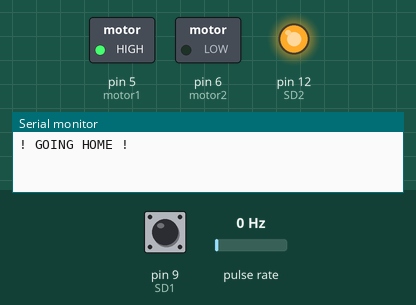
Simulated run of this sketch. Board: Arduino Nano, built with avr-gcc and run on an emulated ATmega328P. On the bench: switched loads named in the sketch (green lamp = pin HIGH), output pins drawn as LEDs (lit = HIGH), the last lines printed to the serial monitor. Wiring (inferred from the names in the program): pulse sensor: data pin 2. Dashed ring = blinking. Inputs (shaded band) come from the test bench; at power-on: pin 9 (SD1) LOW, pulse rate 0 Hz.

Above: at 0.1 s.
At 1.7 s:
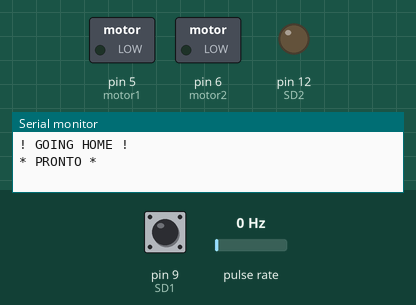
1.8 s: pin 9 (SD1) pulsed HIGH 5 times (0.12 s each, 0.3 s apart)
At 2.5 s:
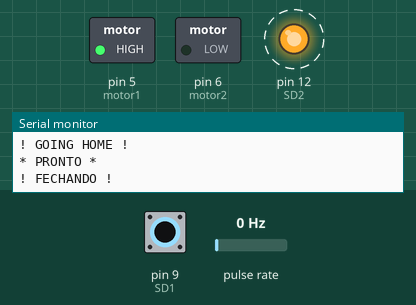
Timing chart, 0 to 5.0 s (numbered marks = the images above; inputs shaded):
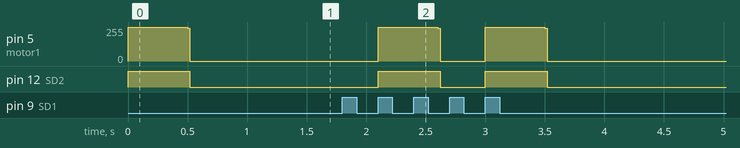

The sketch:

teste_novo.ino
```cpp
#include "atuadores_sensores.h" // Inclusão das bibliotecas
#define SD1 9       // Recebe comandos
#define SD2 12      // Sinaliza tarefa em curso

#define timeout 500      //tempo de espera de um bit

//====================================================================

int getCommand()
{
  if(digitalRead(SD1))
  {
    delay(100);
    while(digitalRead(SD1))
    {

    }
    unsigned long t0 = millis();
    while((millis()-t0) < timeout)
    {
      if(digitalRead(SD1))
      {
        return 2;
      }
    }
    return 1;
  }else
  {
    return 0;
  }
}

//====================================================================

void setup()
{ // --- Configurações Iniciais ---
  Serial.begin(115200);
  pinMode(motor1, OUTPUT);  // Configura as entradas e saídas digitais
  pinMode(motor2, OUTPUT);
  pinMode(encoder_C1, INPUT);
  pinMode(encoder_C2, INPUT);
  pinMode(SD1, INPUT);
  pinMode(SD2, OUTPUT);
  attachInterrupt(digitalPinToInterrupt(encoder_C1), contar_pulsos, CHANGE);
  // Interrupção por mudança de estado, acompanhando o canal A do encoder
  digitalWrite(SD2, HIGH);
  Serial.println("! GOING HOME !");
  redefinirPosicao();     // Move os dedos para a origem
  digitalWrite(SD2, LOW);
  Serial.println("* PRONTO *");
}

//====================================================================

void loop()
{ // --- Loop Infinito ---
  switch(getCommand())
  {
    case 1:
      digitalWrite(SD2, HIGH);
      Serial.println("! ABRINDO !");
      abrirGarra(70);
      digitalWrite(SD2, LOW);
      Serial.println("* PRONTO *");
    break;
    case 2:
      digitalWrite(SD2, HIGH);
      Serial.println("! FECHANDO !");
      fecharGarra(40);
      digitalWrite(SD2, LOW);
      Serial.println("* PRONTO *");
    break;
  }
}
```

atuadores_sensores.h
```cpp
// --- Mapeamento de Hardware ---
#define sensor A7    // Saída do sensor de corrente ACS712
#define motor1 5     // Controle IN1 da ponte H L298N
#define motor2 6     // Controle IN2 da ponte H L298N
#define encoder_C1 2 // Canal A do encoder
#define encoder_C2 3 // Canal B do encoder
//====================================================================
// --- Parâmetros identificados empíricamente ---
// Sinal mínimo necessário para o movimento do motor partindo da inércia
#define zona_morta 180
// Sinal referente à velocidade mínima obtenível, com o motor em movimento
#define PWM_minimo 140
// Número de pulsos do encoder por revolução do eixo do motor
#define pulsos_revolucao 1030.0
// Deslocamento linear dos dedos para cada rotação completa do motor
// Corresponde a 2x o passo do fuso, em milímetros
#define passo_por_volta 16.0
//====================================================================
// --- Variáveis Globais ---

// Movimento & Força
// Normalização dos sinais para escala de 0 a 100
float coeficiente_velocidade = (255 - zona_morta) / 100.0,
      coeficiente_forca = (255 - PWM_minimo) / 100.0,
      coeficiente_posicao = pulsos_revolucao / passo_por_volta;
// Registros de posição e erro de posição
int abertura_atual = 0;
long int erro_posicao = 0;

// Encoder
volatile long contador_posicao = 0; // Registra os pulsos detectados
byte estado_anterior_C1;
boolean sentido = false;

// ACS712 - Sensor de corrente
float valorSensor = 0.0,
      valorCorrente = 0.0,
      // Conversão AD de 10 bits: 5V/1023
      voltsporUnidade = 0.0048875855327468,
      sensibilidade = 0.066, // Saída do sensor: 66 mV/A
      ruido = 0.26;          // Identificado empíricamente
//====================================================================
// --- Leitura do sensor de corrente ---
float lerSensor() {
  valorCorrente = 0;

  for (int i = 0; i < 1000; i++){
    // Leitura do sinal do sensor na entrada analogica A7
    valorSensor = analogRead(sensor);
    // A saída do sensor é VCC/2 para corrente = 0A
    // Ajuste da escala de tensão para de 0 a 5V
    valorSensor = (valorSensor - 510);
    // Cálculo da corrente com base na resolução do sensor
    valorCorrente += (valorSensor * voltsporUnidade) / sensibilidade;
  }
  // Valor médio de 1000 leituras
  valorCorrente = (valorCorrente / 1000) - ruido;
  return valorCorrente;
}
//====================================================================
// --- Função de acionamento do motor e controle de velocidade ---
void acionarMotor(double sinal_controle) {

  // Converte a escala de 0 a 100 para de 0 a 255 com base na entrada
  int PWM = abs(sinal_controle) * coeficiente_velocidade + zona_morta;
  if (PWM >= 255) PWM = 255; // Saturação do sinal de entrada

  // Tratamento da zona morta por aproximação linear simples
  if (PWM == zona_morta) {
    digitalWrite(motor1, LOW);
    digitalWrite(motor2, LOW);
  }
  if (sinal_controle > 0) {   // Sentido de rotação positivo
    analogWrite(motor1, PWM);
    digitalWrite(motor2, LOW);
  }
  if (sinal_controle < 0) {   // Sentido de rotação negativo
    digitalWrite(motor1, LOW);
    analogWrite(motor2, PWM);
  }
}
// --- Função para desligar o motor ---
void pararGarra() {
  acionarMotor(0);
  digitalWrite(motor1, LOW);
  digitalWrite(motor2, LOW);
}
//====================================================================
// ----- ALGORITMO DE CONTROLE DE POSIÇÃO EM MALHA ABERTA ----- v2.0
void abrirGarra(int abertura = 100) {
  // Tratamento de excessão. A abertura máxima é de 100 mm
  if (abertura > 0 && abertura <= 100){

    contador_posicao = 0;
    unsigned long tempo_anterior = 0; // Variáveis locais
    int teste_travamento = 0;
  // Converte a escala de 0 a 100 para de 0 a 255 com base na entrada
  int referencia_pulsos=(abertura-abertura_atual)*coeficiente_posicao;
    // Atualiza a referência com base no erro de posição registrado
    if (referencia_pulsos >= 0) referencia_pulsos -= erro_posicao;
    if (referencia_pulsos < 0)  referencia_pulsos += erro_posicao;
    int velocidade = 100;  // Velocidade inicial

    while (abs(contador_posicao) < abs(referencia_pulsos)){

      // Quando a contagem alcançar 80% da referência
      if (abs(contador_posicao) > abs(referencia_pulsos * 0.8)){
        // Reduz a velocidade, de forma inversamente proporcional
        // ao avanço na contagem dos pulsos
        if (velocidade > 20){
          velocidade = (referencia_pulsos-contador_posicao);
          velocidade = 100*abs(referencia_pulsos/velocidade);
        }
        else velocidade = 20; // Satura a velocidade mínima em 20%
      }
      // Aciona o motor no sentido de rotação adequado
      if (referencia_pulsos >= 0) acionarMotor(-velocidade);
      if (referencia_pulsos < 0)  acionarMotor(velocidade);
      // Tempo em ms desde o início da execução do programa
      unsigned long tempo_atual = millis();

      // A cada 20ms, verifica se ocorreu o travamento do motor
      if (tempo_atual - tempo_anterior >= 20){
        // Excluindo a primeira iteração
        if (tempo_anterior > 0){
          // Se a velocidade do motor se manteve em 0 durante 20ms
          if (teste_travamento == contador_posicao){
            pararGarra();
            break;
          } else teste_travamento = contador_posicao;
        }
        tempo_anterior = tempo_atual;
      }
    }
    pararGarra();
    abertura_atual = abertura;  // Atualiza o registro da abertura
    delay(100);
    // Registra o erro de posição, com base nos pulsos contados
    // após a instrução de parada do motor
    erro_posicao = abs(abs(contador_posicao) - abs(referencia_pulsos));
  }
}
//====================================================================
//- ALGORITMO DE CONTROLE DE FORÇA DE PREENSÃO EM MALHA ABERTA - v2.0
void fecharGarra(int forca = 0){
   // Tratamento de excessão. A força varia entre 0 e 100%
   if (forca > 0 && forca <= 100){

    contador_posicao = 0;
    unsigned long tempo_anterior = 0; // Variáveis locais
    int teste_travamento = 0;
    bool travamento = false;
  // Converte a escala de 0 a 100 para de 0 a 255 com base na entrada
    int PWM_final = forca * coeficiente_forca + PWM_minimo;
    int PWM = 255;

    acionarMotor(100); // Fecha a garra na potência máxima por 500 ms
    delay(500);        // de forma a vencer a inércia

    int init_time = millis();

    while (travamento == false){ // Loop até o travamento do motor
      // Tempo em ms desde o início da execução do programa
      unsigned long tempo_atual = millis();

      // A cada 50ms, reduz a velocidade em aproximadamente 5% até
      // saturar na referência final
      if (tempo_atual - tempo_anterior >= 50){
        if (PWM < PWM_final) PWM = PWM_final;
        else PWM -= 10;
        analogWrite(motor1, PWM);
      }
      // A cada 20ms, verifica se ocorreu o travamento do motor
      if (tempo_atual - tempo_anterior >= 20){
        // Excluindo a primeira iteração
        if (tempo_anterior > 0){
          // Se a velocidade do motor se manteve em 0 durante 20ms
          if (teste_travamento == contador_posicao){
            pararGarra();
            travamento = true;
          } else teste_travamento = contador_posicao;
        }
        tempo_anterior = tempo_atual;
      }
      if((millis()-init_time)>5000)
      {
        pararGarra();
        break;
      }
    }
    // Atualiza o registro da abertura com base na contagem de pulsos
    abertura_atual -= abs(contador_posicao) / coeficiente_posicao;
    if (abertura_atual < 0) abertura_atual = 0;
  }
}
//====================================================================
// Desloca os dedos até a origem e redefine os contadores
void redefinirPosicao() {
  fecharGarra(40);
  contador_posicao = 0;
  abertura_atual = 0;
}
//====================================================================
// --- Função para contagem de pulsos do encoder por interrupção ---
void contar_pulsos() {
  // Lê o estado de encoder_C1 e armazena em estado_C1
  int estado_C1 = digitalRead(encoder_C1);
  // Identifica uma borda de subida
  if (!estado_anterior_C1 && estado_C1){
    // Lê o estado de encoder_C2 e armazena em estado_C2
    int estado_C2 = digitalRead(encoder_C2);
    // Identifica o sentido de rotação do motor
    if (!estado_C2 && sentido)      sentido = false; // Sentido reverso
    else if (estado_C2 && !sentido) sentido = true;  // Sentido direto
  }
  // Armazena o valor do último estado de encoder_C1
  estado_anterior_C1 = estado_C1;
  // Soma ou subtrai o contador com base no sentido de rotação
  if (!sentido) contador_posicao++;
  else          contador_posicao--;
}
```

Measured:
- after the input at 1.8 s, pin 5 (motor1): alternates 255/255 for 0.50 s and 0/255 for 0.40 s, 4 changes in all, then stays 0/255, starting after 0.30 s; pin 12 (SD2): alternates HIGH for 0.52 s and LOW for 0.38 s, 4 changes in all, then stays LOW, starting after 0.30 s
